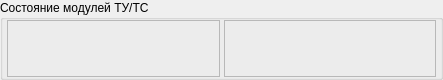
<?xml version="1.0" encoding="UTF-8"?>
<ui version="4.0">
 <class>FrameBT</class>
 <widget class="QGroupBox" name="FrameBT">
  <property name="geometry">
   <rect>
    <x>0</x>
    <y>0</y>
    <width>443</width>
    <height>80</height>
   </rect>
  </property>
  <property name="sizePolicy">
   <sizepolicy hsizetype="Fixed" vsizetype="Fixed">
    <horstretch>0</horstretch>
    <verstretch>0</verstretch>
   </sizepolicy>
  </property>
  <property name="baseSize">
   <size>
    <width>350</width>
    <height>90</height>
   </size>
  </property>
  <property name="windowTitle">
   <string>GroupBox</string>
  </property>
  <property name="title">
   <string>Состояние модулей ТУ/ТС</string>
  </property>
  <layout class="QHBoxLayout" name="horizontalLayout">
   <property name="spacing">
    <number>4</number>
   </property>
   <property name="leftMargin">
    <number>4</number>
   </property>
   <property name="topMargin">
    <number>0</number>
   </property>
   <property name="rightMargin">
    <number>4</number>
   </property>
   <property name="bottomMargin">
    <number>0</number>
   </property>
   <item>
    <widget class="FrameMVV" name="frame_MVV1">
     <property name="frameShape">
      <enum>QFrame::StyledPanel</enum>
     </property>
     <property name="frameShadow">
      <enum>QFrame::Raised</enum>
     </property>
    </widget>
   </item>
   <item>
    <widget class="FrameMVV" name="frame_MVV2">
     <property name="frameShape">
      <enum>QFrame::StyledPanel</enum>
     </property>
     <property name="frameShadow">
      <enum>QFrame::Raised</enum>
     </property>
    </widget>
   </item>
  </layout>
 </widget>
 <customwidgets>
  <customwidget>
   <class>FrameMVV</class>
   <extends>QFrame</extends>
   <header>framemvv.h</header>
   <container>1</container>
  </customwidget>
 </customwidgets>
 <resources/>
 <connections/>
</ui>
